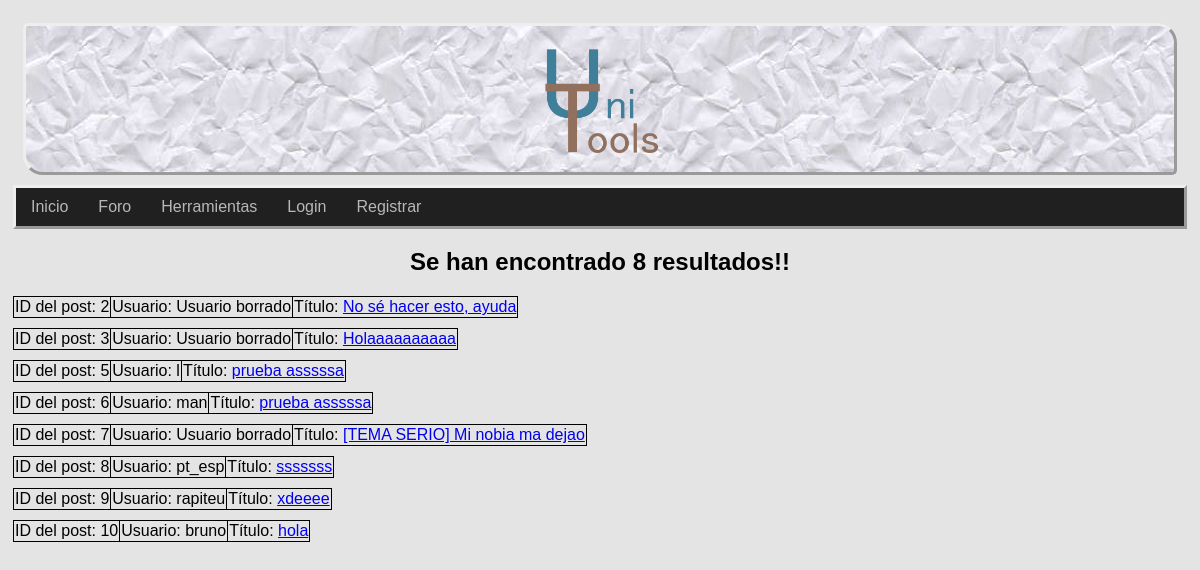
The page /search.php on the database as committed earlier.
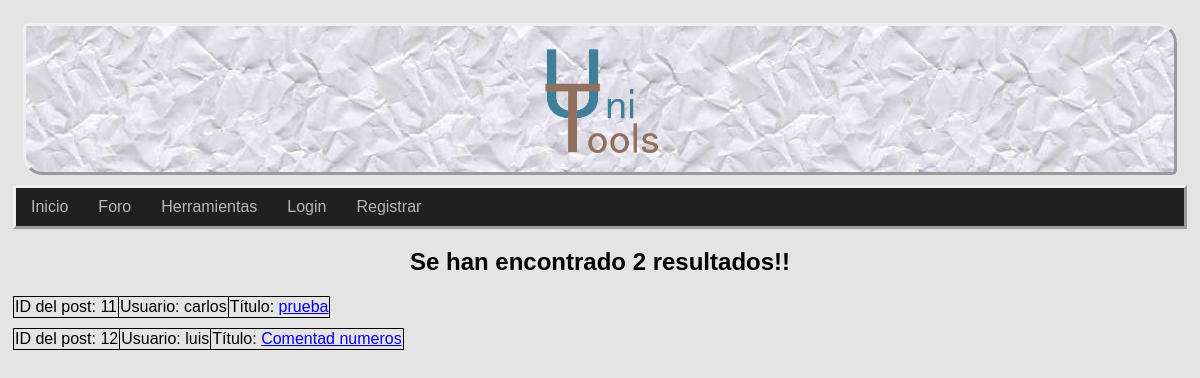
The same page on the database as committed later.
### tables this page shows
CREATE TABLE `posts` (
  `id_post` int(11) NOT NULL,
  `user` int(11) NOT NULL,
  `title` text NOT NULL,
  `content` text NOT NULL,
  `id_cat` int(11) NOT NULL
);

CREATE TABLE `user` (
  `id_user` int(11) NOT NULL,
  `email` varchar(50) NOT NULL,
  `password` varchar(255) NOT NULL,
  `username` varchar(30) NOT NULL,
  `admin` tinyint(1) NOT NULL,
  `premium` tinyint(1) NOT NULL,
  `teléfono` int(11) DEFAULT NULL,
  `pais` text DEFAULT NULL,
  `ciudad` text DEFAULT NULL,
  `programas` varchar(100) DEFAULT NULL COMMENT 'Lenguajes de programación',
  `hobbies` text DEFAULT NULL
);

### dao/dao_post.php (called while the page is built, shortened)
<?php
include_once('DAO.php');
include_once('post_class.php');
class DAOpost extends DAO {
	public function search_certain_post($search){
		$sql = "SELECT * FROM posts WHERE id_post LIKE '%%$search%%' OR user LIKE '%%$search%%' OR title LIKE '%%$search%%' OR content LIKE '%%$search%%' OR id_cat LIKE '%%$search%%'";
		$query = $this->devolverConsulta($sql);
		$array = [];
		while($result = mysqli_fetch_assoc($query)){
            $post = new TOUpost( $result['id_post'],$result['user'],$result['title'],$result['content'],$result['id_cat']);
            array_push($array, $post);
		}
		return $array;
	}
}
?>

### dao/DAO.php (called while the page is built, shortened)
<?php
class DAO {
	public $conn;
	public function __construct() {
		if (!$this->conn){
			$this->conn = mysqli_connect("localhost", "root", "", "unitoolsdb");
		}
	}
	public function ejecutarConsulta($query){
		$result = mysqli_query($this->conn, $query) or die($this->conn->error);
        $array = mysqli_fetch_assoc($result);
		return $array;
	}
	public function devolverConsulta($query){
		$result = mysqli_query($this->conn, $query) or die($this->conn->error);
		return $result;
	}
}
?>

### dao/post_class.php (called while the page is built, shortened)
<?php
class TOUPost {
	private $id_Post;
	private $title;
	function __construct($id_post ='',$user='',$title='',$content='',$category=''){
        $this->id_Post = $id_post;
		$this->title = $title;
	}
	public function get_id(){
		return $this->id_Post;
	}
	public function get_title(){
		return $this->title;
	}
}
?>

### dao/dao_user.php (called while the page is built, shortened)
<?php
include_once('DAO.php');
include_once('user_class.php');
class DAOUsuario extends DAO {
	public function search_userId($userId){
		$sql = sprintf("SELECT * FROM user WHERE id_User = $userId");
		if (!$this->ejecutarConsulta($sql))
			return null;
		else
		{
			$result = $this->ejecutarConsulta($sql);
			$user = new TOUser($result['id_user'],$result['email'],$result['password'],$result['username'],$result['premium']);
			return $user;
		}
	}
}
?>

### dao/user_class.php (called while the page is built, shortened)
<?php
class TOUser {
	private $user_name;
	function __construct($userId='',$email='',$password='',$user_name='',$premium=''){
		$this->user_name = $user_name;
	}
	public function get_username(){
		return $this->user_name;
	}
}
?>

### search.php (the view, shortened to what this page needs)
<?php
if (!isset($_SESSION)) {
    include_once("dao/dao_post.php");
    include_once("dao/dao_user.php");
}
require("includes/common/cabecera.php");
require("includes/common/navegacion.php");
?>
<!DOCTYPE html>
<html>
<head>
    <link rel="stylesheet" type="text/css" href="css/hoja.css">
</head>
<body>
    <div id="contenedor">
        <div id="contenido">
            <?php
            $dao_post = new DAOpost();
            $dao_user = new DAOUsuario();
            $search = $_POST['buscar'];
            $res = $dao_post->search_certain_post($search);
            if (count($res) == '1') {
                echo "<h2>Se han encontrado " . count($res) . " resultado!!</h2>";
            } else {
                echo "<h2>Se han encontrado " . count($res) . " resultados!!</h2>";
            }
            while (!empty($res)) {
                $curr_post = array_shift($res);
                $post_id = $curr_post->get_id();
                $usuario = $dao_user->search_userId($post_id);
                $title = $curr_post->get_title();
                if ($usuario == null) {
                    $username = "Usuario borrado";
                } else {
                    $username = $usuario->get_username();
                }
                echo "<table class=\"posts\">";
                echo "<tbody>";
                echo "<tr>";
                echo "<td>ID del post: " . $post_id . "</td>";
                echo "<td>Usuario: " . $username . "</td>";
                echo "<td>Título: " . "<a href=\"post.php?id=" . $post_id . "\">" . $title . "</a></td>";
                echo "</tr>";
                echo "</tbody>";
                echo "</table>";
            }
            ?>
        </div>
    </div>
</body>

Rows that differ between the two databases and show on the page:
removed posts: id_post "2", username "Usuario borrado", title "No sé hacer esto, ayuda"
removed posts: id_post "3", username "Usuario borrado", title "Holaaaaaaaaaa"
removed posts: id_post "5", user.username "l", title "prueba asssssa"
removed posts: id_post "6", user.username "man", title "prueba asssssa"
removed posts: id_post "7", username "Usuario borrado", title "[TEMA SERIO] Mi nobia ma dejao"
removed posts: id_post "8", user.username "pt_esp", title "sssssss"
removed posts: id_post "9", user.username "rapiteu", title "xdeeee"
removed posts: id_post "10", user.username "bruno", title "hola"
added posts: id_post "11", user.username "carlos", title "prueba"
added posts: id_post "12", user.username "luis", title "Comentad numeros"
Other text that changed with them:
count($res): "8" → "2"
